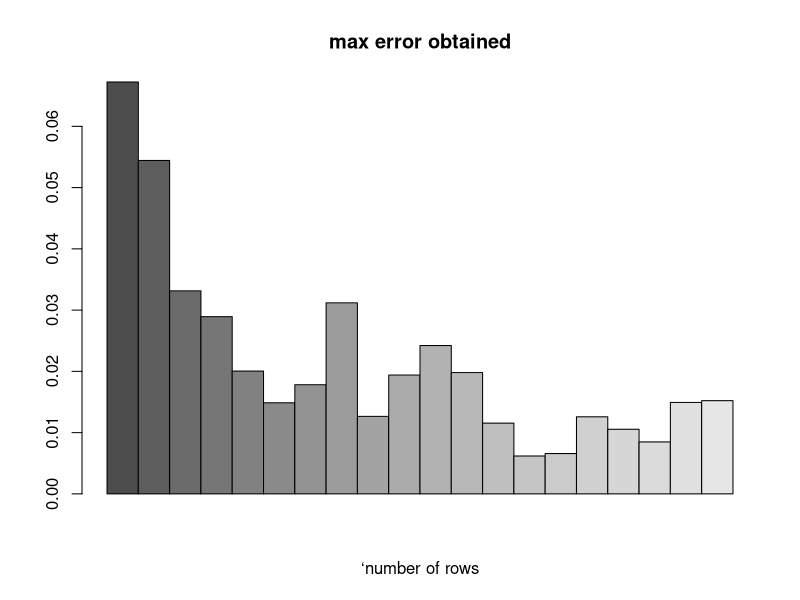

Write R code to recreate this figure.
remove(list = ls())
set.seed(1234)
#problem 1
nrows = 1000
ncols = 12
max_units = 5
X_data <- matrix(round(runif(nrows*ncols, 1, 15),digits = 3), nrow = nrows, ncol = ncols)
colnames(X_data) <- paste("X_data_", 1:ncol(X_data), sep = "")
betas <- sample(1:max_units, size = ncols, replace = TRUE)

#problem 2
Noise <- rnorm(nrows, mean = 0, sd = 4)
Y_data = X_data %*% betas + Noise

#problem 3
beta_hat <- solve(crossprod(X_data))%*%crossprod(X_data,Y_data)    #crossprod(X,Y)=t(X)%*%(Y)

#problem 4
estimation_error <- cbind(beta_hat, betas)
colnames(estimation_error) <- c("beta_hat","beta_data")
max(abs(beta_hat - betas))

#problem 5
#5.a
#creat matrix max_error_obtained
max_error_obtained <- matrix(NA, nrow = 20)
rownames(max_error_obtained)<- paste("n_rows_",1:length(max_error_obtained),sep='')

for (i in 1:20){
X_data <- matrix(round(runif((1000*i)*ncols, 1, 15),digits = 3), nrow = 1000*i, ncol = ncols)
betas <- sample(1:max_units, size = ncols, replace = TRUE)
Noise <- rnorm(1000*i, mean = 0, sd = 4)
Y_data = X_data %*% betas + Noise
beta_hat <- solve(crossprod(X_data))%*%crossprod(X_data,Y_data)
max_error_obtained[i,1] = max(abs(beta_hat - betas))
}
max_error_obtained

#5.b
barplot(max_error_obtained, beside = TRUE, xlab ='‘number of rows', main = "max error obtained")

#problem 6
set.seed(123546)
X = matrix(runif(100*10),100,10)
Y = X%*%cbind(1:10) + runif(100)
summary(lm(Y~0+X))
